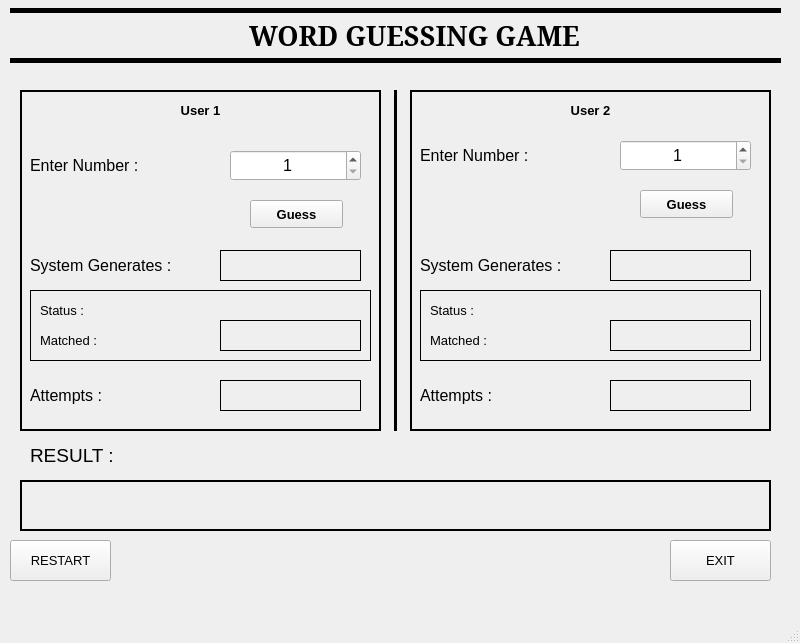
<?xml version="1.0" encoding="UTF-8"?>
<ui version="4.0">
 <class>GAME</class>
 <widget class="QMainWindow" name="GAME">
  <property name="geometry">
   <rect>
    <x>0</x>
    <y>0</y>
    <width>800</width>
    <height>643</height>
   </rect>
  </property>
  <property name="windowTitle">
   <string>MainWindow</string>
  </property>
  <widget class="QWidget" name="centralwidget">
   <widget class="QLabel" name="label">
    <property name="geometry">
     <rect>
      <x>10</x>
      <y>0</y>
      <width>771</width>
      <height>20</height>
     </rect>
    </property>
    <property name="frameShape">
     <enum>QFrame::HLine</enum>
    </property>
    <property name="frameShadow">
     <enum>QFrame::Plain</enum>
    </property>
    <property name="lineWidth">
     <number>5</number>
    </property>
    <property name="midLineWidth">
     <number>50</number>
    </property>
    <property name="text">
     <string/>
    </property>
   </widget>
   <widget class="QLabel" name="label_2">
    <property name="geometry">
     <rect>
      <x>10</x>
      <y>50</y>
      <width>771</width>
      <height>20</height>
     </rect>
    </property>
    <property name="frameShape">
     <enum>QFrame::HLine</enum>
    </property>
    <property name="frameShadow">
     <enum>QFrame::Plain</enum>
    </property>
    <property name="lineWidth">
     <number>5</number>
    </property>
    <property name="midLineWidth">
     <number>50</number>
    </property>
    <property name="text">
     <string/>
    </property>
   </widget>
   <widget class="QLabel" name="label_3">
    <property name="geometry">
     <rect>
      <x>64</x>
      <y>20</y>
      <width>701</width>
      <height>31</height>
     </rect>
    </property>
    <property name="font">
     <font>
      <family>MS Serif</family>
      <pointsize>20</pointsize>
      <weight>75</weight>
      <bold>true</bold>
     </font>
    </property>
    <property name="text">
     <string>WORD GUESSING GAME</string>
    </property>
    <property name="alignment">
     <set>Qt::AlignCenter</set>
    </property>
   </widget>
   <widget class="QLabel" name="label_4">
    <property name="geometry">
     <rect>
      <x>20</x>
      <y>90</y>
      <width>361</width>
      <height>341</height>
     </rect>
    </property>
    <property name="frameShape">
     <enum>QFrame::WinPanel</enum>
    </property>
    <property name="text">
     <string/>
    </property>
   </widget>
   <widget class="QLabel" name="label_5">
    <property name="geometry">
     <rect>
      <x>410</x>
      <y>90</y>
      <width>361</width>
      <height>341</height>
     </rect>
    </property>
    <property name="frameShape">
     <enum>QFrame::WinPanel</enum>
    </property>
    <property name="text">
     <string/>
    </property>
   </widget>
   <widget class="QLabel" name="Result">
    <property name="geometry">
     <rect>
      <x>20</x>
      <y>480</y>
      <width>751</width>
      <height>51</height>
     </rect>
    </property>
    <property name="font">
     <font>
      <pointsize>18</pointsize>
     </font>
    </property>
    <property name="frameShape">
     <enum>QFrame::WinPanel</enum>
    </property>
    <property name="text">
     <string/>
    </property>
    <property name="alignment">
     <set>Qt::AlignRight|Qt::AlignTrailing|Qt::AlignVCenter</set>
    </property>
   </widget>
   <widget class="QLabel" name="label_7">
    <property name="geometry">
     <rect>
      <x>380</x>
      <y>90</y>
      <width>31</width>
      <height>341</height>
     </rect>
    </property>
    <property name="frameShape">
     <enum>QFrame::VLine</enum>
    </property>
    <property name="lineWidth">
     <number>3</number>
    </property>
    <property name="text">
     <string/>
    </property>
   </widget>
   <widget class="QLabel" name="label_8">
    <property name="geometry">
     <rect>
      <x>30</x>
      <y>100</y>
      <width>341</width>
      <height>21</height>
     </rect>
    </property>
    <property name="font">
     <font>
      <pointsize>10</pointsize>
      <weight>75</weight>
      <bold>true</bold>
     </font>
    </property>
    <property name="text">
     <string>User 1</string>
    </property>
    <property name="alignment">
     <set>Qt::AlignCenter</set>
    </property>
   </widget>
   <widget class="QLabel" name="label_9">
    <property name="geometry">
     <rect>
      <x>420</x>
      <y>100</y>
      <width>341</width>
      <height>21</height>
     </rect>
    </property>
    <property name="font">
     <font>
      <pointsize>10</pointsize>
      <weight>75</weight>
      <bold>true</bold>
     </font>
    </property>
    <property name="text">
     <string>User 2</string>
    </property>
    <property name="alignment">
     <set>Qt::AlignCenter</set>
    </property>
   </widget>
   <widget class="QLabel" name="numlabel">
    <property name="geometry">
     <rect>
      <x>30</x>
      <y>150</y>
      <width>151</width>
      <height>31</height>
     </rect>
    </property>
    <property name="font">
     <font>
      <pointsize>12</pointsize>
     </font>
    </property>
    <property name="text">
     <string>Enter Number :</string>
    </property>
   </widget>
   <widget class="QPushButton" name="Restart_button">
    <property name="geometry">
     <rect>
      <x>10</x>
      <y>540</y>
      <width>101</width>
      <height>41</height>
     </rect>
    </property>
    <property name="font">
     <font>
      <pointsize>10</pointsize>
     </font>
    </property>
    <property name="text">
     <string>RESTART</string>
    </property>
   </widget>
   <widget class="QPushButton" name="EXIT_button">
    <property name="geometry">
     <rect>
      <x>670</x>
      <y>540</y>
      <width>101</width>
      <height>41</height>
     </rect>
    </property>
    <property name="font">
     <font>
      <pointsize>10</pointsize>
     </font>
    </property>
    <property name="text">
     <string>EXIT</string>
    </property>
   </widget>
   <widget class="QLabel" name="RESULTLABEL">
    <property name="geometry">
     <rect>
      <x>30</x>
      <y>445</y>
      <width>101</width>
      <height>21</height>
     </rect>
    </property>
    <property name="font">
     <font>
      <pointsize>14</pointsize>
     </font>
    </property>
    <property name="text">
     <string>RESULT :</string>
    </property>
   </widget>
   <widget class="QSpinBox" name="input1">
    <property name="geometry">
     <rect>
      <x>230</x>
      <y>150</y>
      <width>131</width>
      <height>31</height>
     </rect>
    </property>
    <property name="font">
     <font>
      <pointsize>12</pointsize>
     </font>
    </property>
    <property name="wrapping">
     <bool>false</bool>
    </property>
    <property name="alignment">
     <set>Qt::AlignCenter</set>
    </property>
    <property name="minimum">
     <number>1</number>
    </property>
    <property name="maximum">
     <number>6</number>
    </property>
    <property name="singleStep">
     <number>1</number>
    </property>
   </widget>
   <widget class="QPushButton" name="U1guess">
    <property name="geometry">
     <rect>
      <x>250</x>
      <y>200</y>
      <width>93</width>
      <height>28</height>
     </rect>
    </property>
    <property name="font">
     <font>
      <pointsize>10</pointsize>
      <weight>75</weight>
      <bold>true</bold>
     </font>
    </property>
    <property name="text">
     <string>Guess</string>
    </property>
   </widget>
   <widget class="QLabel" name="label_12">
    <property name="geometry">
     <rect>
      <x>30</x>
      <y>250</y>
      <width>181</width>
      <height>31</height>
     </rect>
    </property>
    <property name="font">
     <font>
      <pointsize>12</pointsize>
     </font>
    </property>
    <property name="text">
     <string>System Generates :</string>
    </property>
   </widget>
   <widget class="QLabel" name="system1gen">
    <property name="geometry">
     <rect>
      <x>220</x>
      <y>250</y>
      <width>141</width>
      <height>31</height>
     </rect>
    </property>
    <property name="frameShape">
     <enum>QFrame::Box</enum>
    </property>
    <property name="text">
     <string/>
    </property>
   </widget>
   <widget class="QLabel" name="label_14">
    <property name="geometry">
     <rect>
      <x>30</x>
      <y>380</y>
      <width>151</width>
      <height>31</height>
     </rect>
    </property>
    <property name="font">
     <font>
      <pointsize>12</pointsize>
     </font>
    </property>
    <property name="text">
     <string>Attempts :</string>
    </property>
   </widget>
   <widget class="QLabel" name="Score1">
    <property name="geometry">
     <rect>
      <x>220</x>
      <y>380</y>
      <width>141</width>
      <height>31</height>
     </rect>
    </property>
    <property name="frameShape">
     <enum>QFrame::Box</enum>
    </property>
    <property name="text">
     <string/>
    </property>
   </widget>
   <widget class="QLabel" name="label_16">
    <property name="geometry">
     <rect>
      <x>40</x>
      <y>300</y>
      <width>81</width>
      <height>21</height>
     </rect>
    </property>
    <property name="font">
     <font>
      <pointsize>10</pointsize>
     </font>
    </property>
    <property name="text">
     <string>Status :</string>
    </property>
    <property name="alignment">
     <set>Qt::AlignLeading|Qt::AlignLeft|Qt::AlignVCenter</set>
    </property>
   </widget>
   <widget class="QLabel" name="label_17">
    <property name="geometry">
     <rect>
      <x>30</x>
      <y>290</y>
      <width>341</width>
      <height>71</height>
     </rect>
    </property>
    <property name="frameShape">
     <enum>QFrame::Box</enum>
    </property>
    <property name="text">
     <string/>
    </property>
   </widget>
   <widget class="QLabel" name="label_18">
    <property name="geometry">
     <rect>
      <x>40</x>
      <y>330</y>
      <width>91</width>
      <height>21</height>
     </rect>
    </property>
    <property name="font">
     <font>
      <pointsize>10</pointsize>
     </font>
    </property>
    <property name="text">
     <string>Matched :</string>
    </property>
   </widget>
   <widget class="QLabel" name="match1">
    <property name="geometry">
     <rect>
      <x>220</x>
      <y>320</y>
      <width>141</width>
      <height>31</height>
     </rect>
    </property>
    <property name="frameShape">
     <enum>QFrame::Box</enum>
    </property>
    <property name="text">
     <string/>
    </property>
   </widget>
   <widget class="QLabel" name="numlabel2">
    <property name="geometry">
     <rect>
      <x>420</x>
      <y>140</y>
      <width>151</width>
      <height>31</height>
     </rect>
    </property>
    <property name="font">
     <font>
      <pointsize>12</pointsize>
     </font>
    </property>
    <property name="text">
     <string>Enter Number :</string>
    </property>
   </widget>
   <widget class="QSpinBox" name="input2">
    <property name="geometry">
     <rect>
      <x>620</x>
      <y>140</y>
      <width>131</width>
      <height>31</height>
     </rect>
    </property>
    <property name="font">
     <font>
      <pointsize>12</pointsize>
     </font>
    </property>
    <property name="wrapping">
     <bool>false</bool>
    </property>
    <property name="alignment">
     <set>Qt::AlignCenter</set>
    </property>
    <property name="minimum">
     <number>1</number>
    </property>
    <property name="maximum">
     <number>6</number>
    </property>
    <property name="singleStep">
     <number>1</number>
    </property>
   </widget>
   <widget class="QPushButton" name="u2guess">
    <property name="geometry">
     <rect>
      <x>640</x>
      <y>190</y>
      <width>93</width>
      <height>28</height>
     </rect>
    </property>
    <property name="font">
     <font>
      <pointsize>10</pointsize>
      <weight>75</weight>
      <bold>true</bold>
     </font>
    </property>
    <property name="text">
     <string>Guess</string>
    </property>
   </widget>
   <widget class="QLabel" name="label_20">
    <property name="geometry">
     <rect>
      <x>420</x>
      <y>250</y>
      <width>181</width>
      <height>31</height>
     </rect>
    </property>
    <property name="font">
     <font>
      <pointsize>12</pointsize>
     </font>
    </property>
    <property name="text">
     <string>System Generates :</string>
    </property>
   </widget>
   <widget class="QLabel" name="system2Gen">
    <property name="geometry">
     <rect>
      <x>610</x>
      <y>250</y>
      <width>141</width>
      <height>31</height>
     </rect>
    </property>
    <property name="frameShape">
     <enum>QFrame::Box</enum>
    </property>
    <property name="text">
     <string/>
    </property>
   </widget>
   <widget class="QLabel" name="label_22">
    <property name="geometry">
     <rect>
      <x>420</x>
      <y>290</y>
      <width>341</width>
      <height>71</height>
     </rect>
    </property>
    <property name="frameShape">
     <enum>QFrame::Box</enum>
    </property>
    <property name="text">
     <string/>
    </property>
   </widget>
   <widget class="QLabel" name="label_23">
    <property name="geometry">
     <rect>
      <x>430</x>
      <y>300</y>
      <width>81</width>
      <height>21</height>
     </rect>
    </property>
    <property name="font">
     <font>
      <pointsize>10</pointsize>
     </font>
    </property>
    <property name="text">
     <string>Status :</string>
    </property>
    <property name="alignment">
     <set>Qt::AlignLeading|Qt::AlignLeft|Qt::AlignVCenter</set>
    </property>
   </widget>
   <widget class="QLabel" name="label_24">
    <property name="geometry">
     <rect>
      <x>420</x>
      <y>380</y>
      <width>151</width>
      <height>31</height>
     </rect>
    </property>
    <property name="font">
     <font>
      <pointsize>12</pointsize>
     </font>
    </property>
    <property name="text">
     <string>Attempts :</string>
    </property>
   </widget>
   <widget class="QLabel" name="score2">
    <property name="geometry">
     <rect>
      <x>610</x>
      <y>380</y>
      <width>141</width>
      <height>31</height>
     </rect>
    </property>
    <property name="frameShape">
     <enum>QFrame::Box</enum>
    </property>
    <property name="text">
     <string/>
    </property>
   </widget>
   <widget class="QLabel" name="label_26">
    <property name="geometry">
     <rect>
      <x>430</x>
      <y>330</y>
      <width>91</width>
      <height>21</height>
     </rect>
    </property>
    <property name="font">
     <font>
      <pointsize>10</pointsize>
     </font>
    </property>
    <property name="text">
     <string>Matched :</string>
    </property>
   </widget>
   <widget class="QLabel" name="match2">
    <property name="geometry">
     <rect>
      <x>610</x>
      <y>320</y>
      <width>141</width>
      <height>31</height>
     </rect>
    </property>
    <property name="frameShape">
     <enum>QFrame::Box</enum>
    </property>
    <property name="text">
     <string/>
    </property>
   </widget>
  </widget>
  <widget class="QMenuBar" name="menubar">
   <property name="geometry">
    <rect>
     <x>0</x>
     <y>0</y>
     <width>800</width>
     <height>26</height>
    </rect>
   </property>
  </widget>
  <widget class="QStatusBar" name="statusbar"/>
 </widget>
 <resources/>
 <connections/>
</ui>
